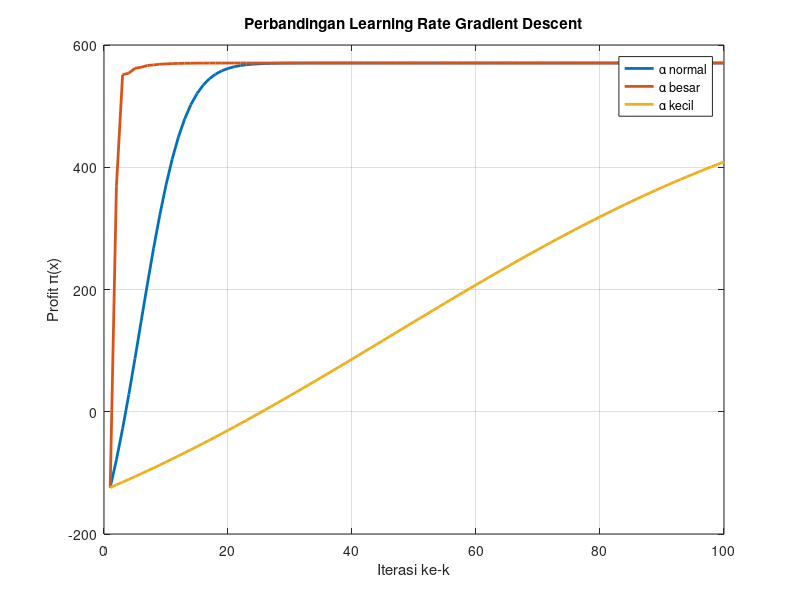

The MATLAB source for this figure:
% =======================================================================
% UTS Matematika Sains Data Semester Genap 2025/2026
% Soal 5 Konvergensi CLV dan Kekontinuan Biaya
%
% Nama : Muhammad Diyar razaqa Aditya
% NIM  : 2510514031
% Parameter: N=31, a=3, b=1, K=5, theta0=95, alpha=0.002
% Tanggal: 2026-04-27
% =======================================================================
clc; clear; close all;

% Parameter
a = 3; b = 1; K = 5;

pi = @(x) -4*x.^3 + 30*x.^2 + 100*x - 250;
dpi = @(x) -12*x.^2 + 60*x + 100;

% Learning rates
alpha1 = 0.002;   % normal
alpha2 = 0.02;    % terlalu besar
alpha3 = 0.0002;  % terlalu kecil

iter = 100;

% Inisialisasi
x1 = 1; x2 = 1; x3 = 1;

Y1 = zeros(iter,1);
Y2 = zeros(iter,1);
Y3 = zeros(iter,1);

% Gradient Descent
for k = 1:iter
    Y1(k) = pi(x1);
    Y2(k) = pi(x2);
    Y3(k) = pi(x3);
    
    x1 = x1 + alpha1 * dpi(x1);
    x2 = x2 + alpha2 * dpi(x2);
    x3 = x3 + alpha3 * dpi(x3);
end

% Plot
figure
plot(1:iter, Y1, 'LineWidth', 2)
hold on
plot(1:iter, Y2, 'LineWidth', 2)
plot(1:iter, Y3, 'LineWidth', 2)

xlabel('Iterasi ke-k')
ylabel('Profit π(x)')
title('Perbandingan Learning Rate Gradient Descent')

legend('α normal','α besar','α kecil')
grid on
